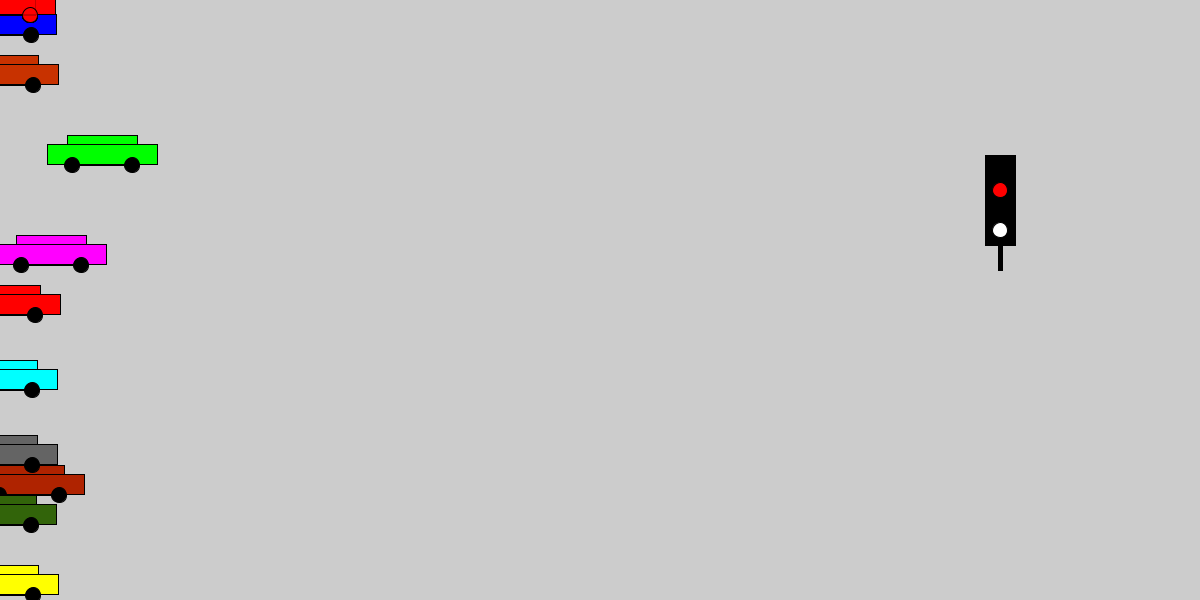
Frame 1 (no input)
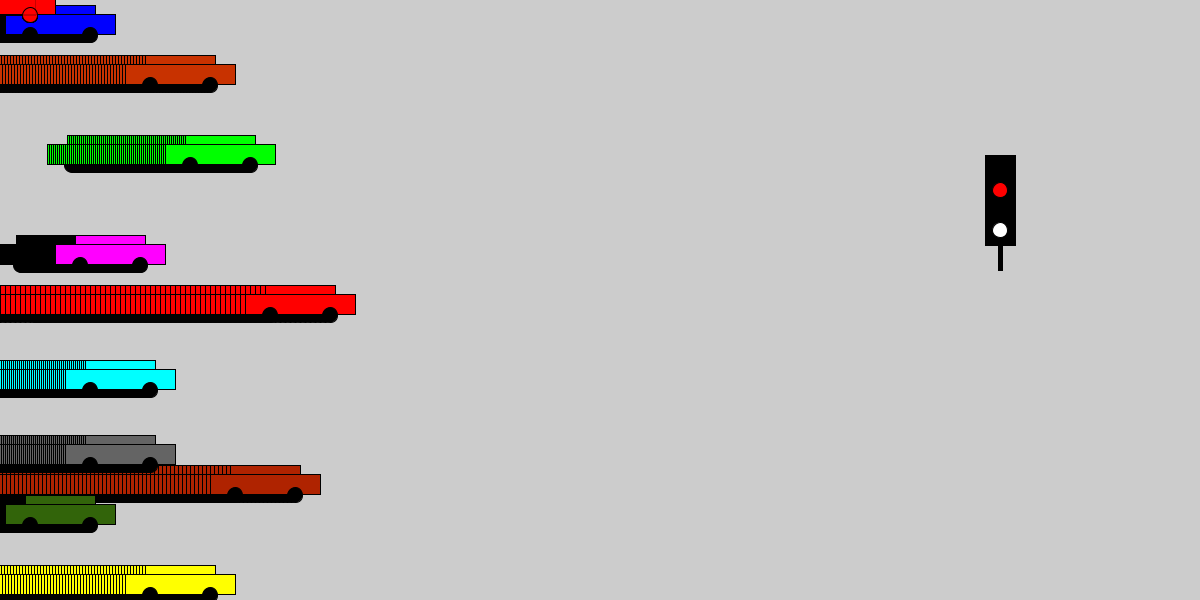
Frame 60 (the mouse pressed at the canvas centre just before this capture)
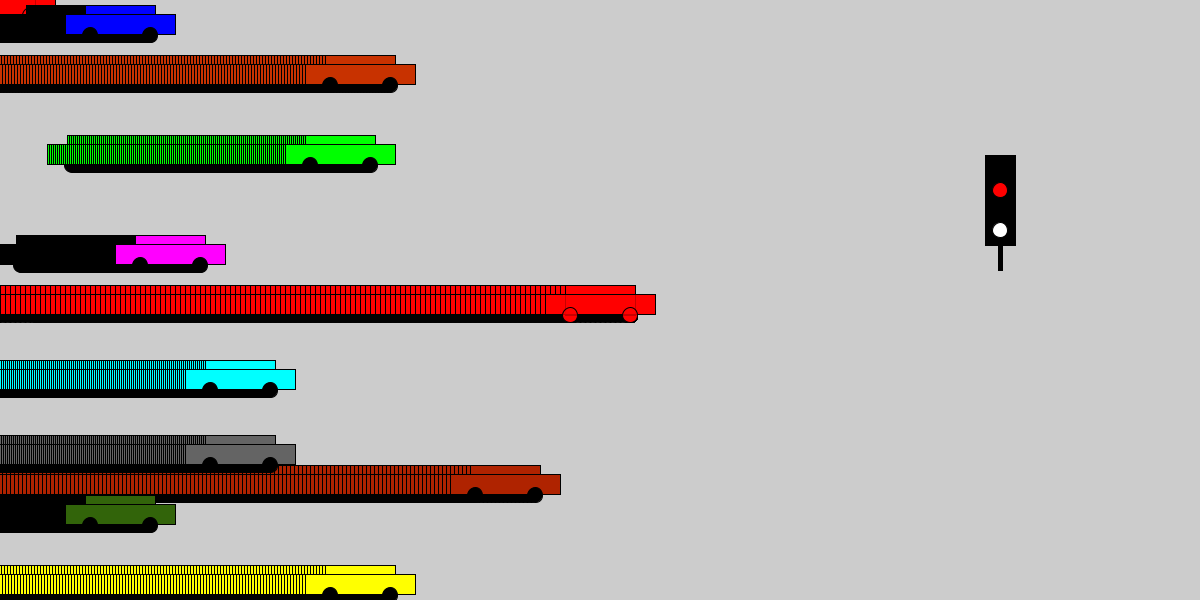
Frame 120 (the mouse held since frame 60 and released just before this capture)

The Processing sketch that drew these frames (run headless with seeded random() and noise(); from frame 60 on, the mouse is pressed at the canvas centre):

// Processing sketch: processing_72301
// ── processing_72301.pde

Car myCar1;
Car myCar2;
Car myCar3;
Car myCar4;
Car myCar5;
Car myCar6;
Car myCar7;
Car myCar8;
Car myCar9;
Car myCar10;
float background = 0;

void setup() {
  size(1200,600);
  
  myCar1 = new Car(color(255,0,0),0,300,5); 
  myCar2 = new Car(color(0,0,255),0,20,1);
  myCar3 = new Car(color(0,255,0),100,150,2);
  myCar4 = new Car(color(255,0,255),50,250,1);
  myCar5 = new Car(color(255,255,0),0,580,3);
  myCar6 = new Car(color(0,255,255),0,375,2);
  myCar7 = new Car(color(175,35,0),25,480,4);
  myCar8 = new Car(color(200,50,0),0,70,3);
  myCar9 = new Car(color(100,100,100),0,450,2);
 
 myCar10= new Car(color(50,100,10),0,510,1);
  
}

void draw() {
  
  
  
  myCar1.drive();
  myCar1.display();
  myCar2.drive();
  myCar2.display();
  myCar3.drive();
  myCar3.display();
  myCar4.drive();
  myCar4.display(); 
  myCar5.drive();
  myCar5.display();
  myCar6.drive();
  myCar6.display(); 
  myCar7.drive();
  myCar7.display();
  myCar8.drive();
  myCar8.display();
 myCar9.drive();
  myCar9.display();
  myCar10.drive();
  myCar10.display();
}
  
  void mouseClicked() {
  if(background == 0){
    background(100,100,200); 
}

 
  
}


class Car { 
  color c;
  float xpos;
  float ypos;
  float xspeed;


 
Car( color tempC,float tempXpos, float tempYpos, float tempXspeed){
    c = tempC;
    xpos = tempXpos;
    ypos = tempYpos;
    xspeed = tempXspeed;
  }

  void display() {
    stroke(0);
    fill(c);
    rectMode(CENTER);
    rect(xpos,ypos,70,30);
    rect(xpos,ypos+4,110,20);
    fill(255,0,0,200);
    
    rect(mouseX,mouseY,70,30);
    rect (mouseX,mouseY+4,110,20);
    ellipse(mouseX+30,mouseY+15,15,15);
    ellipse(mouseX-30,mouseY+15,15,15);
    
    fill(0);
    ellipse(xpos+30,ypos+15,15,15);
    ellipse(xpos-30,ypos+15,15,15);
    
    fill(0);
    rect(1000,200,30,90);
    smooth();
    fill(255,0,0);
    ellipse(1000,190,15,15);
    fill(255);
    ellipse (1000,230,15,15);
    fill(0);
    rect(1000,255,4,30);
    
  }
  
 
    void drive() {
    xpos = xpos + xspeed;
    if (xpos > 900 ) {
      
      xpos = 900;
    }  
    while (xpos >900)
    {xpos = 900;
    }
  
}
void keyPressed(){
  if (key =='s'){
    save("NoopurSuckhlecha.png");
  }
}
}
